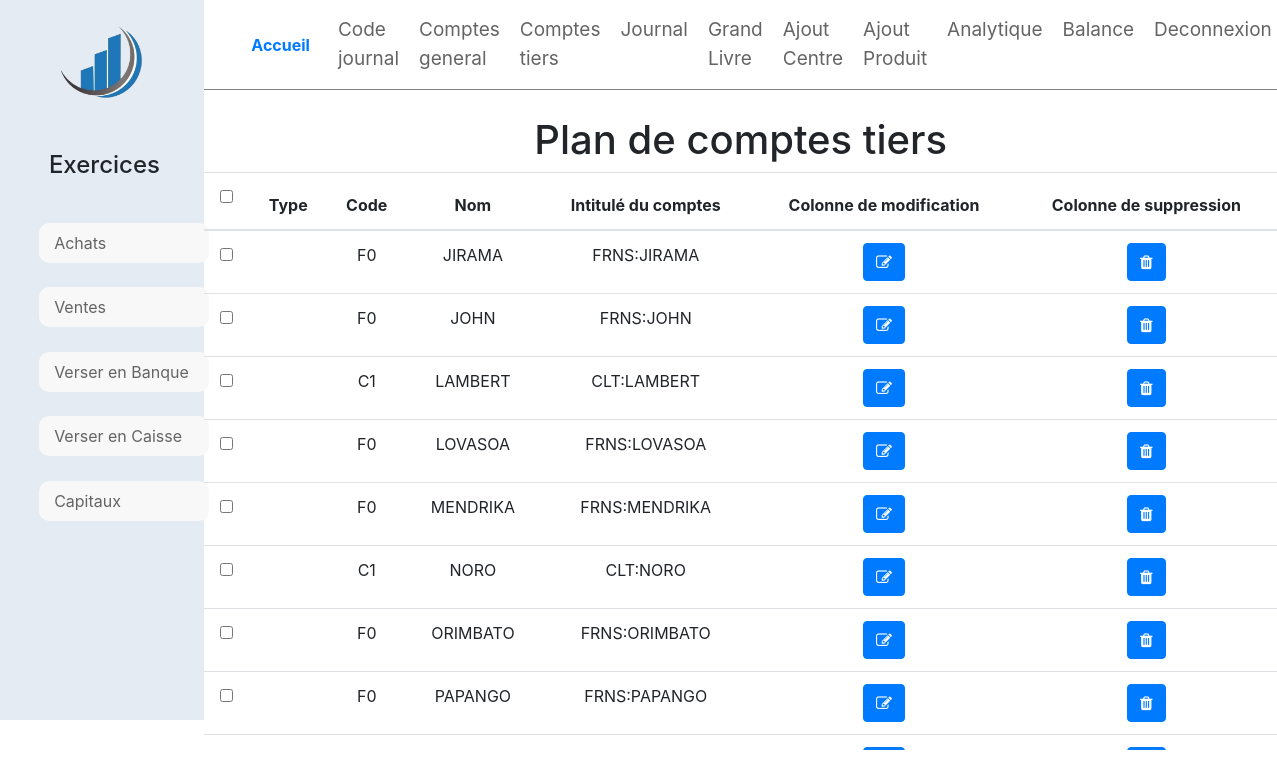
The app's page /index.php/acueil/getplancomptetiers with its own data.
### tables this page shows
Create table plan_compte_tiers(
    id int unsigned auto_increment primary key,
    code varchar(3),
    nom varchar(30)
);

### application/controllers/Acueil.php (called while the page is built, shortened)
<?php
class Acueil extends CI_Controller {
  public function getplancomptetiers(){
      $this->load->model('news_model');
      $table = "plan_compte_tiers";
      $data = array();
      $data['plancomptetiers'] = $this->news_model->selectionplancomptetiers($table);
      for($i = 0; $i<count($data['plancomptetiers']); $i++){
          if($data['plancomptetiers'][$i]['code']=='F0'){
              $data['type'][$i] = "FRNS:".$data['plancomptetiers'][$i]['nom'];
          }
          else if($data['plancomptetiers'][$i]['code']=='C1'){
              $data['type'][$i] = "CLT:".$data['plancomptetiers'][$i]['nom'];
          }
      }
      $this->load->view('plancomptetiers',$data);
  }
}

### index.php (called while the page is built, shortened)
<?php
require_once BASEPATH.'core/CodeIgniter.php';

### application/models/news_model.php (called while the page is built, shortened)
<?php if (! defined('BASEPATH')) exit('No direct script access allowed');
class News_model extends CI_Model
{
          public function selectionplancomptetiers($table){
              $this->db->select('*');
              $this->db->from($table);
              $result = $this->db->get();
              $table = array();
              $i = 0;
              foreach ($result->result_array() as $row) {
                  $lists = array( 'id' => $row['id'],
                                  'code' => $row['code'],
                                  'nom' => $row['nom']);
                  $table[$i] = $lists;
                  $i++;
              }
              return $table;
          }
}

### application/views/plancomptetiers.php (the view, shortened to what this page needs)
<!DOCTYPE html>
<html lang="en" dir="ltr">
<head>
  <link rel="stylesheet" href="http://localhost/SystemeInfo/assets/fonts/icomoon/style.css">
  <link rel="stylesheet" href="http://localhost/SystemeInfo/assets/css/css/owl.carousel.min.css">
  <link rel="stylesheet" href="../assets/css/css/bootstrap.min.css">
  <link rel="stylesheet" href="../assets/welcomecss/style.css">
  <link rel="stylesheet" href="https://cdnjs.cloudflare.com/ajax/libs/font-awesome/4.7.0/css/font-awesome.min.css">
</head>
<?php include 'headerMenu.php'; ?>
  <body>
    <h1>Plan de comptes tiers</h1>
    <table class="table custom-table">
      <thead>
        <tr>
          <th scope="col">
            <label class="control control--checkbox">
              <input type="checkbox"  class="js-check-all"/>
            </label>
          </th>
          <th scope="col">Type</th>
          <th scope="col">Code</th>
          <th scope="col">Nom</th>
          <th scope="col">Intitulé du comptes</th>
           <th scope="col">Colonne de modification</th>
          <th scope="col">Colonne de suppression</th>
        </tr>
      </thead>
      <tbody>
        <?php for($i = 0; $i<count($plancomptetiers); $i++) { ?>
          <tr scope="row">
            <th scope="row">
              <label class="control control--checkbox">
                <input type="checkbox"/>
              </label>
            </th>
            <td>
            </td>
            <td><?php echo $plancomptetiers[$i]['code']; ?></td>
            <td><?php echo $plancomptetiers[$i]['nom']; ?></td>
            <td><?php echo $type[$i]; ?></td>
            <td><a href="<?php echo base_url('acueil/ajplancomptetiers'); ?>?id=<?php echo $plancomptetiers[$i]['id']; ?>"><button class="btn btn-primary"><i class="fa fa-edit"></i></button></a></td>
            <td><a href="<?php echo base_url('acueil/deleteplancomptetiers'); ?>?id=<?php echo $plancomptetiers[$i]['id']; ?>"><button class="btn btn-primary"><i class="fa fa-trash"></i></button></a></td>
          </tr>
        <?php } ?>
      </tbody>
    </table>
  </body>
</html>

### records on screen
plan_compte_tiers: code "F0", nom "JIRAMA", i "FRNS:JIRAMA"
plan_compte_tiers: code "F0", nom "JOHN", i "FRNS:JOHN"
plan_compte_tiers: code "C1", nom "LAMBERT", i "CLT:LAMBERT"
plan_compte_tiers: code "F0", nom "LOVASOA", i "FRNS:LOVASOA"
plan_compte_tiers: code "F0", nom "MENDRIKA", i "FRNS:MENDRIKA"
plan_compte_tiers: code "C1", nom "NORO", i "CLT:NORO"
plan_compte_tiers: code "F0", nom "ORIMBATO", i "FRNS:ORIMBATO"
plan_compte_tiers: code "F0", nom "PAPANGO", i "FRNS:PAPANGO"
